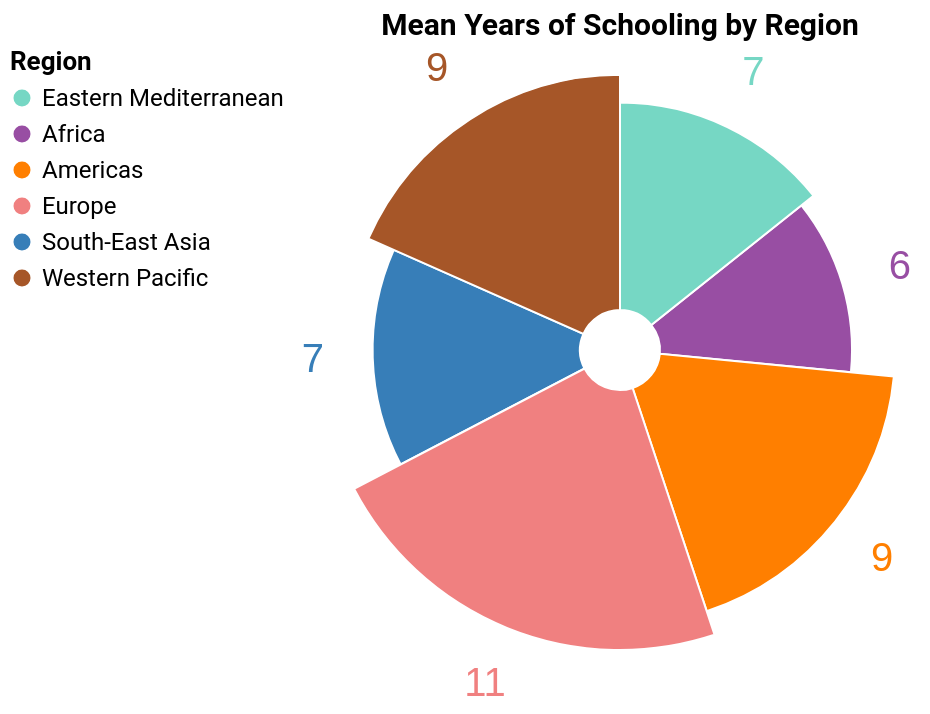

Vega-Lite specification stored for this chart:
### Vega-Lite specification from a JSON file in a GitHub repository (floating-point values rounded to 4 significant figures)
{"$schema": "https://vega.github.io/schema/vega-lite/v5.json", "data": {"values": [{"Region": "Africa", "Mean Years of Schooling": 6}, {"Region": "South-East Asia", "Mean Years of Schooling": 7}, {"Region": "Eastern Mediterranean", "Mean Years of Schooling": 7}, {"Region": "Western Pacific", "Mean Years of Schooling": 9}, {"Region": "Americas", "Mean Years of Schooling": 9}, {"Region": "Europe", "Mean Years of Schooling": 11}]}, "width": 300, "height": 300, "layer": [{"mark": {"type": "arc", "innerRadius": 20, "stroke": "#fff"}}, {"mark": {"type": "text", "radiusOffset": 30, "size": 20, "color": "black"}, "encoding": {"text": {"field": "Mean Years of Schooling", "type": "quantitative"}}}], "encoding": {"theta": {"field": "Mean Years of Schooling", "type": "quantitative", "stack": true, "sort": "descending"}, "radius": {"field": "Mean Years of Schooling", "scale": {"type": "sqrt", "zero": true, "rangeMin": 20}}, "color": {"field": "Region", "type": "nominal", "scale": {"domain": ["Eastern Mediterranean", "Africa", "Americas", "Europe", "South-East Asia", "Western Pacific"], "range": ["#76D7C4", "#984ea3", "#ff7f00", "#F08080", "#377eb8", "#a65628"]}, "legend": {"labelFont": "Roboto", "labelFontSize": 12, "titleFont": "Roboto", "titleFontSize": 13, "title": "Region", "orient": "left"}}}, "title": {"text": "Mean Years of Schooling by Region", "font": "Roboto", "fontSize": 15}, "config": {"style": {"cell": {"stroke": "transparent"}}}}
